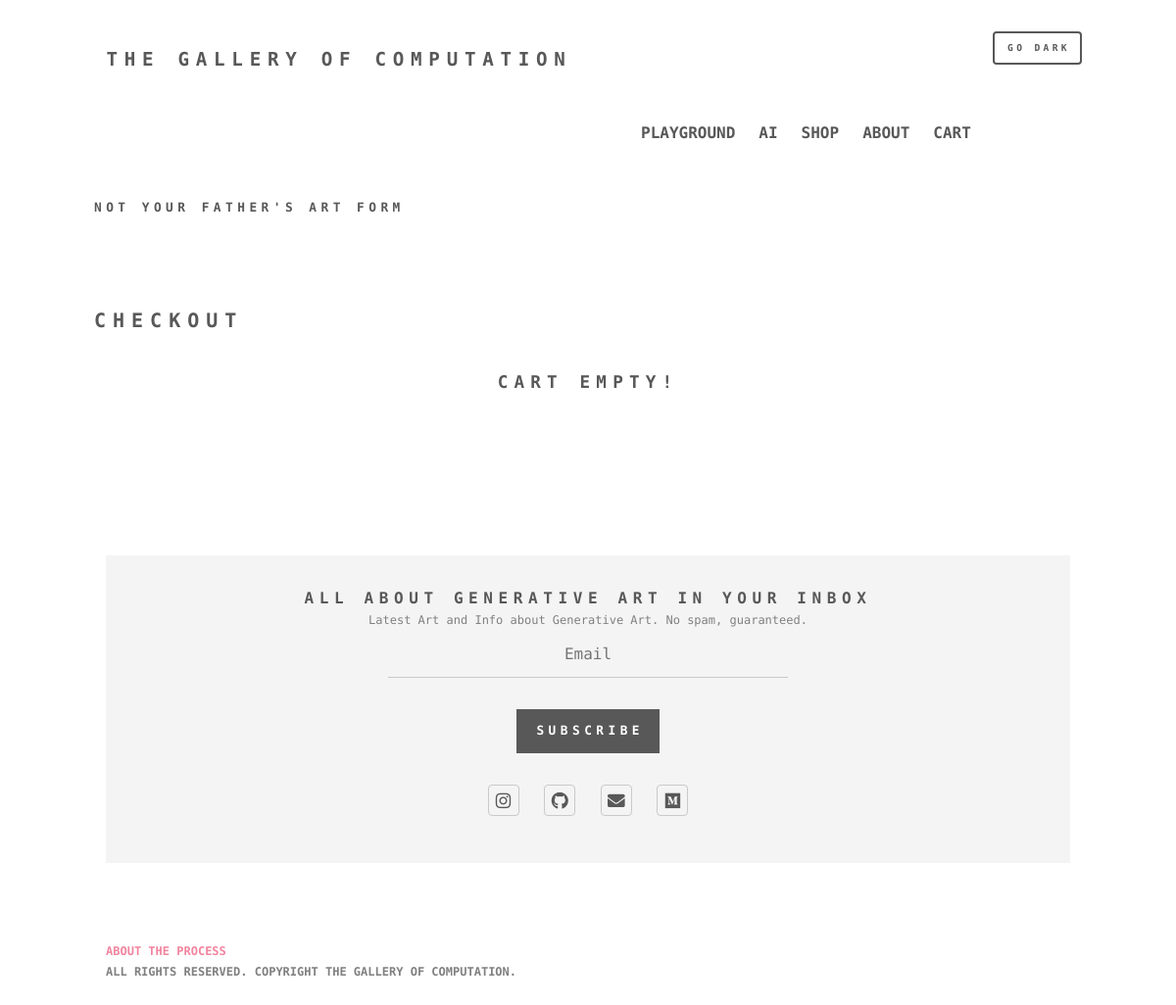
/checkout/ (signed in), run on an earlier commit of the app's database.
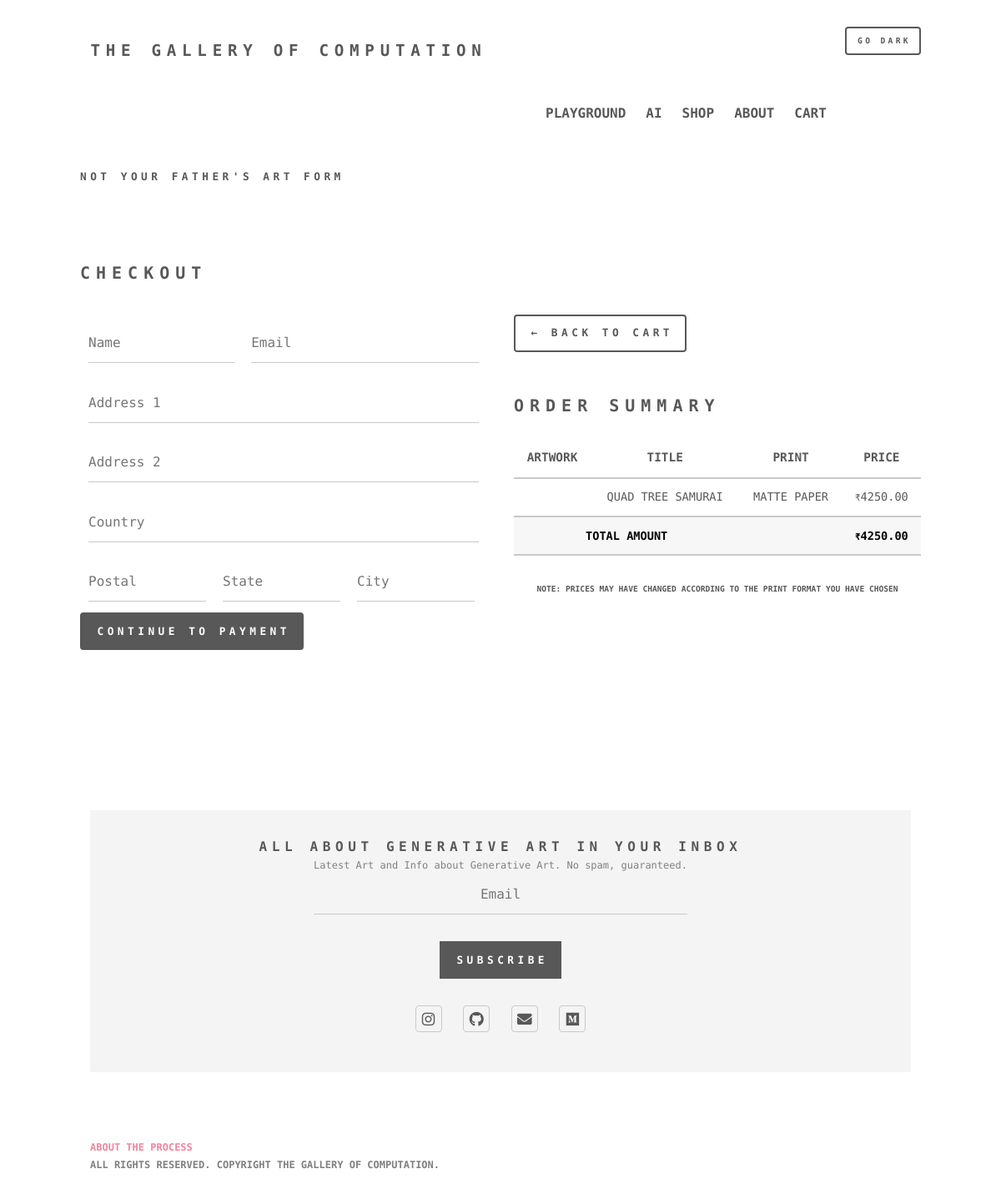
And on a later commit of the database.
### shop/models.py (models this page shows, shortened)
class OrderItem(models.Model):
    product = models.ForeignKey(Product, on_delete=models.SET_NULL, blank=True, null=True)
    order = models.ForeignKey(Order, on_delete=models.SET_NULL, blank=True, null=True)
    date_ordered = models.DateTimeField(auto_now_add=True)
    signature_choices = (('Front', 'Front'), ('Back', 'Back'), ('None', 'None'))
    print_choices = (('Canvas', 'Canvas'), ('Matte Paper', 'Matte Paper'))
    printstyle = models.CharField(max_length=25, choices=print_choices, default='Canvas')
    signature = models.CharField(max_length=25, choices=signature_choices, default='Front')
    other = models.TextField(max_length=200, blank=True, null=True)
    @property
    def get_price(self):
        return self.product.price

class Product(models.Model):
    name = models.CharField(max_length=200, null=True)
    created = models.DateTimeField(default=datetime.datetime.now)
    price = models.FloatField()
    digital = models.BooleanField(default=False, null=True, blank=False)
    information = models.TextField(null=True, blank=False)
    sold = models.BooleanField(default=False)
    width = models.FloatField(default=16)
    height = models.FloatField(default=16)
    @property
    def get_default_image_url(self):
        try:
            images = list(self.productimage_set.filter(default_image=True))
            return images[0].image.url
        except Exception as e:
            print(f"Could not find the image url: {e}")
            return ''
    @property
    def get_canvas_factor(self):
        return 180
    @property
    def get_canvas_increment(self):
        return ((self.width + 6) // 12 * (self.height + 6) // 12) * self.get_canvas_factor

class Order(models.Model):
    customer = models.ForeignKey(Customer, on_delete=models.SET_NULL, blank=True, null=True)
    date_ordered = models.DateTimeField(auto_now_add=True)
    complete = models.BooleanField(default=False, null=True, blank=False)
    transaction_id = models.CharField(max_length=200, null=True)
    @property
    def get_cart_total(self):
        return sum(
            [item.get_price + (item.printstyle.lower() == 'canvas') * item.product.get_canvas_increment for item in
             self.orderitem_set.all()])

### shop/views.py (the view, shortened to what this page needs)
# urls.py: path('checkout/', views.checkout, name='checkout'),
def checkout(request):
    if request.user.is_authenticated:
        customer = Customer.objects.all().filter(user=request.user)[0]
    else:
        customer = Customer.objects.all().filter(name='anon' + str(request.session.session_key))[0]
    form = ShippingAddressForm()
    order, created = Order.objects.get_or_create(customer=customer, complete=False)
    items = order.orderitem_set.all()
    for item in items:
        if item.product.sold:
            order.orderitem_set.get(id=item.id).delete()
        elif item.printstyle.lower() == 'canvas':
            item.product.price += item.product.get_canvas_increment
    context = {'items': items, 'order': order, 'page_title': "Checkout: The Gallery of Computation", 'form': form}
    return render(request, 'shop/checkout.html', context)

### shop/forms.py
class NewsletterForm(ModelForm):
    class Meta:
        model = NewsLetterEmail
        fields = ['email']
        widgets = {'email': forms.TextInput(attrs={
            'type': 'email',
            'name': 'email',
            'placeholder': 'Email',
            'class': 'email_footer'
        })}

### shop/context_processors.py (called while the page is built)
def newsletter_form(request):
    return {'newsletter_form': NewsletterForm()}

### shop/Templates/shop/checkout.html (shortened to what the changed rows need)
{% extends 'shop/main.html' %}
{% load static %}
{% block content %}
    <header>
        <h2 style="margin-top: 2.5em; margin-bottom: 1.75em; font-size: 1.25em;">Checkout</h2>
        {% if not items %}
            <h2 style="text-align: center!important;">Cart Empty!</h2>
        {% else %}
            </header>
            <section>
            <form method="post" ">
                <div class="row gtr-uniform aln-center">
                    <div class="col-6 col-12-medium nestedrow">
                        <div class="col-1 col-12-medium">
                            {{ form.name }}
                        </div>
                        <div class="col-4 col-12-medium">
                            {{ form.email }}
                        </div>
                        <div class="col-6 col-12-xsmall">
                            {{ form.address1 }}
                        </div>
                        <div class="col-6 col-12-xsmall">
                            {{ form.address2 }}
                        </div>
                        <div class="col-6 col-12-xsmall">
                            {{ form.country }}
                        </div>
                        <div class="col-2 col-12-medium">
                            {{ form.postal }}
                        </div>
                        <div class="col-2 col-12-medium">
                            {{ form.state }}
                        </div>
                        <div class="col-2 col-12-medium">
                            {{ form.city }}
                        </div>
                    </div>
                    <div class="col-6 col-12-medium ">
                        <a href="{% url 'cart' %}" class="button">&larr; Back to Cart</a>
                        <h2 style="margin-top: 2em; margin-bottom: 1.75em; font-size: 1.25em;">Order Summary</h2>
                        <div class="table-wrapper">
                            <table>
                                <thead>
                                <tr>
                                    <th>Artwork</th>
                                    <th>Title</th>
                                    <th>Print</th>
                                    <th>Price</th>
                                </tr>
                                </thead>
                                <tbody>
                                {% for item in items %}
                                    <tr class="checkout-product-table">
                                        <td></td>
                                        <td>{{ item.product.name }}</td>
                                        <td>{{ item.printstyle }}</td>
                                        <td><span style="font-size: 0.8em">₹</span>{{ item.product.price|floatformat:2 }}</td>
                                    </tr>
                                {% endfor %}
                                </tbody>
                                <tfoot>
                                <tr class="checkout-product-table">
                                    <td colspan="2">Total Amount</td>
                                    <td></td>
                                    <td><span style="font-size: 0.8em">₹</span>{{ order.get_cart_total|floatformat:2 }}</td>
                                </tr>
                                </tfoot>
                            </table>
                            <p style="font-size: 0.6em; text-transform: uppercase; text-align: center"><b>Note: Prices
                                may have
                                changed according to the print format you have chosen</b></p>
                        </div>
                    </div>
                </div>
                <div class="col-12">
                    <ul class="actions">
                        <li>
                            <button type="button" class="button primary payment">Continue To
                                Payment
                            </button>
                        </li>
                    </ul>
                </div>
                </div>
            <div class="row gtr-uniform aln-center">
                <div class="col-6 col-12-medium nestedrow">
                </div>
            </div>
        {% endif %}
{% endblock content %}

What changed in the data, as far as the page shows it:
now on this page (row unchanged): OrderItem: product.name "QUAD TREE SAMURAI", printstyle "MATTE PAPER", product.price "4250.00"
now on this page (row edited): Order: get_cart_total "4250.00"
Also different on the page:
text no longer shown: "CART EMPTY!"
text now shown: "← BACK TO CART ORDER SUMMARY ARTWORK TITLE PRINT PRICE TOTAL AMOUNT ₹ NOTE: PRICES MAY HAVE CHANGED ACCORDING TO THE PRINT FORMAT YOU HAVE CHOSEN CONTINUE TO PAYMENT"
